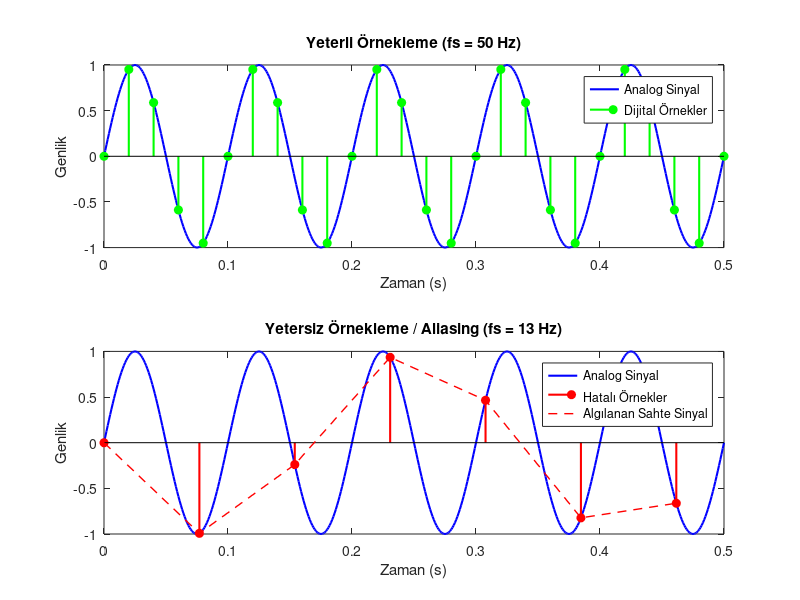

MATLAB code to generate this figure:
% 1_ornekleme_ve_aliasing.m
% MDDE102 Sinyal İşleme - Hafta 3 Uygulaması
% GNU Octave ve MATLAB uyumludur.

clear all; close all; clc;

f_sinyal = 10; % Asıl sinyalin frekansı (10 Hz)
t_surekli = 0:0.001:0.5; % Analog sinyal için yüksek çözünürlüklü zaman
y_surekli = sin(2 * pi * f_sinyal * t_surekli);

% 1. Durum: Yeterli Örnekleme (Nyquist sağlanır: fs > 20 Hz)
fs_yeterli = 50; % 50 Hz örnekleme
t_yeterli = 0:1/fs_yeterli:0.5;
y_yeterli = sin(2 * pi * f_sinyal * t_yeterli);

% 2. Durum: Yetersiz Örnekleme (Aliasing oluşur: fs < 20 Hz)
fs_yetersiz = 13; % 13 Hz örnekleme (Nyquist ihlali)
t_yetersiz = 0:1/fs_yetersiz:0.5;
y_yetersiz = sin(2 * pi * f_sinyal * t_yetersiz);

% Grafikler
figure('Name', 'Örnekleme ve Aliasing');
subplot(2,1,1);
plot(t_surekli, y_surekli, 'b-', 'LineWidth', 1.5); hold on;
stem(t_yeterli, y_yeterli, 'g', 'filled', 'LineWidth', 1.5);
title('Yeterli Örnekleme (fs = 50 Hz)');
xlabel('Zaman (s)'); ylabel('Genlik');
legend('Analog Sinyal', 'Dijital Örnekler');

subplot(2,1,2);
plot(t_surekli, y_surekli, 'b-', 'LineWidth', 1.5); hold on;
stem(t_yetersiz, y_yetersiz, 'r', 'filled', 'LineWidth', 1.5);
plot(t_yetersiz, y_yetersiz, 'r--', 'LineWidth', 1); % Aliasing Zarfı
title('Yetersiz Örnekleme / Aliasing (fs = 13 Hz)');
xlabel('Zaman (s)'); ylabel('Genlik');
legend('Analog Sinyal', 'Hatalı Örnekler', 'Algılanan Sahte Sinyal');
